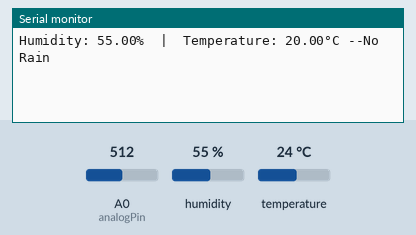
This sketch was run on a simulated Arduino Uno, built with avr-gcc and run on an emulated ATmega328P. Shown: the last lines printed to the serial monitor. Inputs (shaded band) come from the test bench; at power-on: A0 (analogPin) = 512, humidity 55 %, temperature 24 °C.

Above: at 1.8 s.
1.9 s: A0 (analogPin) set to 483
At 2.8 s:
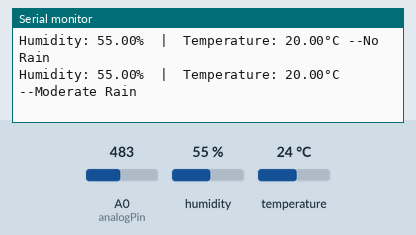
4.5 s: A0 (analogPin) set to 313
At 5.8 s:
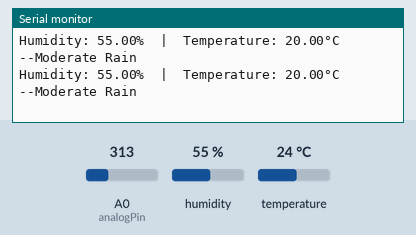
6.0 s: A0 (analogPin) set to 291
At 6.5 s:
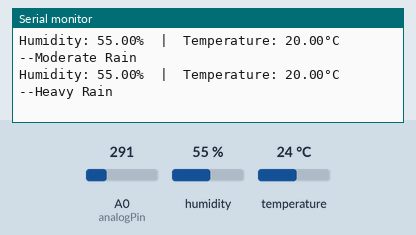

The sketch:

miniweather.ino
```cpp
#include "DHT.h"
#define DHTPIN 2
#define DHTTYPE DHT11

DHT dht(DHTPIN, DHTTYPE);
int analogPin =0;
void setup() {
  Serial.begin(9600);
  dht.begin(); // initialize the sensor
}

void loop() {
  // wait a few seconds between measurements.
  delay(1000);

  // read humidity
  float humi  = dht.readHumidity();
  // read temperature as Celsius
  float tempC = dht.readTemperature();

  // check if any reads failed
  if (isnan(humi) || isnan(tempC)) {
    Serial.println("Failed to read from DHT sensor!");
  } else {
    Serial.print("Humidity: ");
    Serial.print(humi);
    Serial.print("%");

    Serial.print("  |  ");

    Serial.print("Temperature: ");
    Serial.print(tempC-4);
    Serial.print("°C ");
  }
  if(analogRead(analogPin)<300) Serial.println("--Heavy Rain");
  else if(analogRead(analogPin)<500) Serial.println("--Moderate Rain");
  else Serial.println("--No Rain");
  Serial.println();
}
```

Measured:
- the behaviour switches between 500 and 499 on A0 (analogPin) (found by bisection; images 0 and 1)
- the behaviour switches between 300 and 299 on A0 (analogPin) (found by bisection; images 2 and 3)
- after the input at 1.9 s, the serial monitor: prints a new line after 0.13 s (image 1)
- after the input at 6.0 s, the serial monitor: prints a new line after 0.08 s (image 3)
